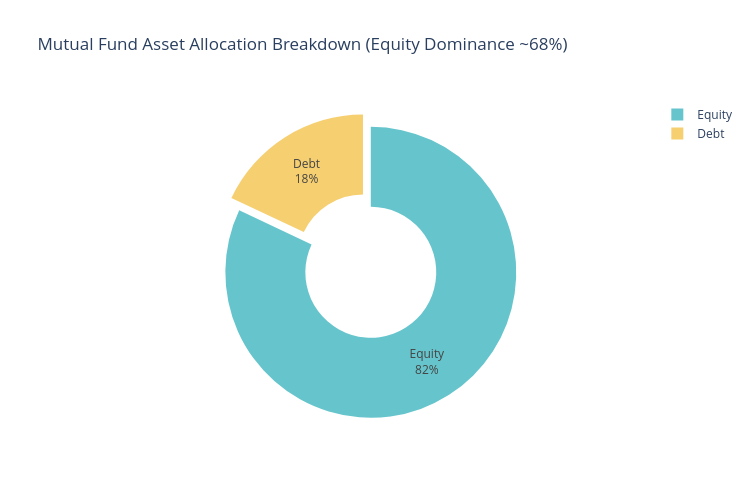

Here is the notebook cell this chart was saved with:
### Markdown cell above
### 6. Asset Allocation Breakdown & Industry Folio Expansion

> **Insight 6**: Equity asset allocation dominates total mutual fund AUM (~68%), followed by Debt (~18%) and Hybrid funds (~10%). *(See Chart 7: Asset Allocation Donut Chart)*

> **Insight 7**: Total industry folios expanded significantly past 18 Crore, driven primarily by retail equity participation. *(See Chart 8: Industry Folio Growth Time-Series)*

### Code cell
# Chart 7: Asset Allocation Donut Chart
df_cat_aum = df_perf.groupby('category')['aum_crore'].sum().reset_index()

fig7 = px.pie(
    df_cat_aum, 
    values='aum_crore', 
    names='category', 
    hole=0.45,
    title='Mutual Fund Asset Allocation Breakdown (Equity Dominance ~68%)',
    color_discrete_sequence=px.colors.qualitative.Pastel
)
fig7.update_traces(textinfo='percent+label', pull=[0.1 if c=='Equity' else 0 for c in df_cat_aum['category']])
fig7.update_layout(template="plotly_white", height=500, width=750)
fig7.write_image("../dashboard/exported_charts/07_asset_allocation_donut.png")
fig7.show()

# Chart 8: Industry Folio Growth
df_folio = pd.read_sql_query("SELECT * FROM raw_06_industry_folio_count", conn)
df_folio['month_dt'] = pd.to_datetime(df_folio['month'])
df_folio = df_folio.sort_values('month_dt')

plt.figure(figsize=(10, 5))
plt.plot(df_folio['month_dt'], df_folio['total_folios_crore'], label='Total Folios (Cr)', color='purple', linewidth=2.5)
plt.plot(df_folio['month_dt'], df_folio['equity_folios_crore'], label='Equity Folios (Cr)', color='green', linewidth=2)
plt.plot(df_folio['month_dt'], df_folio['debt_folios_crore'], label='Debt Folios (Cr)', color='orange', linestyle='--')
plt.plot(df_folio['month_dt'], df_folio['hybrid_folios_crore'], label='Hybrid Folios (Cr)', color='blue', linestyle=':')

plt.title('Industry Folio Count Expansion (2024-2025)', fontsize=14, fontweight='bold')
plt.xlabel('Month', fontsize=12)
plt.ylabel('Folio Count (in Crore)', fontsize=12)
plt.legend(loc='upper left')
plt.tight_layout()
plt.savefig("../dashboard/exported_charts/08_industry_folio_growth.png", dpi=300)
plt.show()

### Figure 1 — Plotly figure (JSON) as saved in the notebook; plotly's stock layout.template omitted (floating-point values rounded to 4 significant figures)
{"data": [{"domain": {"x": [0.0, 1.0], "y": [0.0, 1.0]}, "hole": 0.45, "hovertemplate": "category=%{label}<br>aum_crore=%{value}<extra></extra>", "labels": ["Debt", "Equity"], "legendgroup": "", "name": "", "pull": [0, 0.1], "showlegend": true, "textinfo": "percent+label", "type": "pie", "values": [187800.0, 855800.0]}], "layout": {"height": 500, "legend": {"tracegroupgap": 0}, "piecolorway": ["rgb(102, 197, 204)", "rgb(246, 207, 113)", "rgb(248, 156, 116)", "rgb(220, 176, 242)", "rgb(135, 197, 95)", "rgb(158, 185, 243)", "rgb(254, 136, 177)", "rgb(201, 219, 116)", "rgb(139, 224, 164)", "rgb(180, 151, 231)", "rgb(179, 179, 179)"], "title": {"text": "Mutual Fund Asset Allocation Breakdown (Equity Dominance ~68%)"}, "width": 750}}
